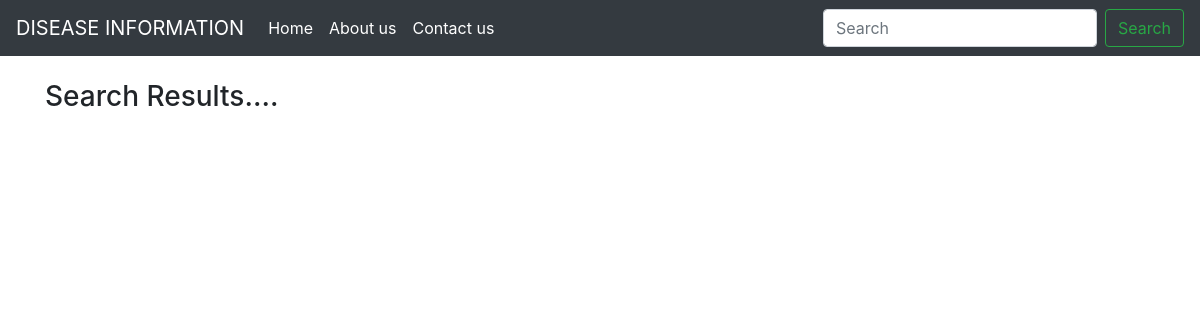
/search?query=cancer, run on an earlier commit of the app's database.
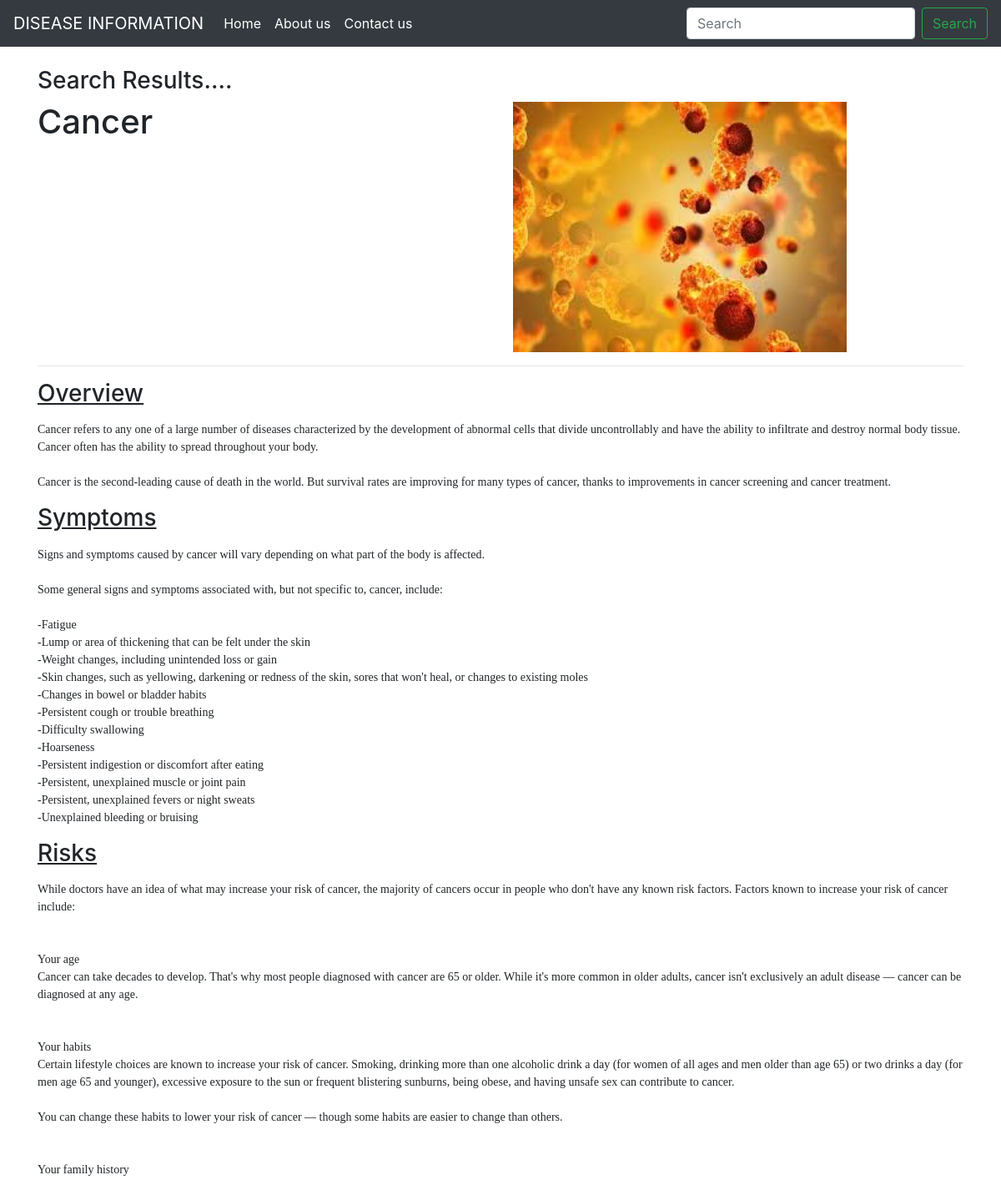
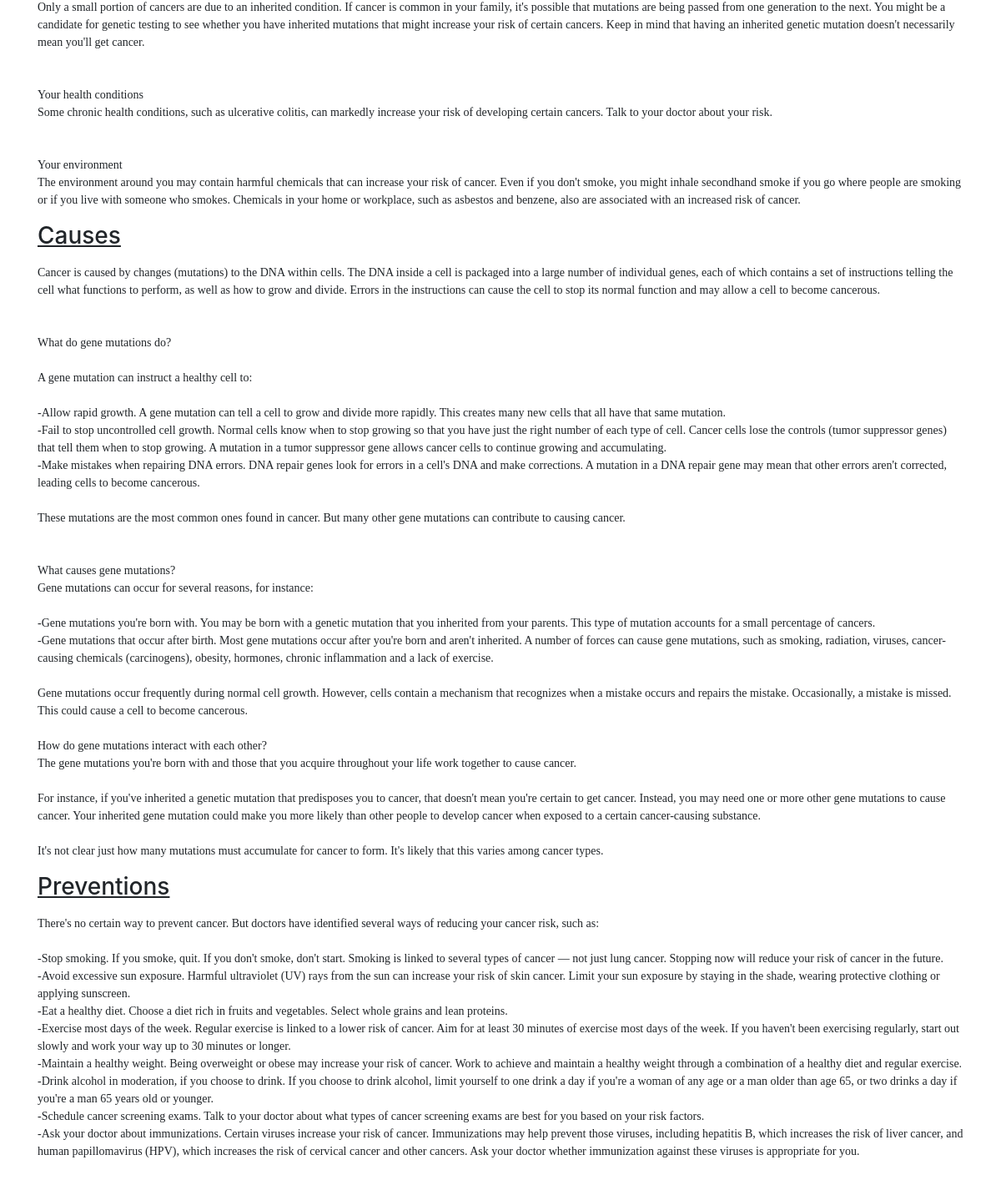
And on a later commit of the database (2 pictures, top to bottom).
### home/models.py (models this page shows, shortened)
class Info(models.Model):
    name=models.CharField(max_length=50)
    overview=models.TextField()
    symptoms=models.TextField()
    risk=models.TextField()
    causes=models.TextField()
    prev=models.TextField()
    img=models.ImageField(default="")
    slug=models.CharField(max_length=130)
    date=models.DateField()

### home/views.py (the view)
# urls.py: path('search',views.search,name="search"),
def search(request):
    query=request.GET['query']
    allInfos=Info.objects.filter(name__icontains=query)
    params={'allInfos': allInfos }
    return render(request,'search.html', params)

### templates/search.html (shortened to what this page needs)
{%extends 'base.html'%}
{%block body%}
<div class="container my-4">
<h3>Search Results....</h3>
    <article class="blog-post">
    {% for Info in allInfos %}
        <div class="row">
            <div class="col-sm-6">
                <h1 class="blog-post-title">{{Info.name}}</h1></div>
            <div class="col-sm"><img src="{{Info.img.url}}" height="300" width="400"></div></div>
<hr>
        <p><h3><u>Overview</u></h3></p>
        <pre style="white-space: pre-wrap; word-break: keep-all;font-family:verdana;">{{Info.overview}}</pre>
        <p><h3><u>Symptoms</u></h3></p>
        <pre style="white-space: pre-wrap; word-break: keep-all;font-family:verdana;">{{Info.symptoms}}</pre>
        <p><h3><u>Risks</u></h3></p>
        <pre style="white-space: pre-wrap; word-break: keep-all;font-family:verdana;">{{Info.risk}}</pre>
        <p><h3><u>Causes</u></h3></p>
        <pre style="white-space: pre-wrap; word-break: keep-all;font-family:verdana;">{{Info.causes}}</pre>
        <p><h3><u>Preventions</u></h3></p>
        <pre style="white-space: pre-wrap; word-break: keep-all;font-family:verdana;">{{Info.prev}}</pre>
      </article>
{% endfor %}
</div>
{%endblock body%}

### templates/base.html (shortened to what this page needs)
<!doctype html>
<html lang="en">
  <head>
    <link rel="stylesheet" href="https://stackpath.bootstrapcdn.com/bootstrap/4.1.3/css/bootstrap.min.css">
  </head>
  <body>
    <nav class="navbar navbar-expand-lg navbar-dark bg-dark">
  <a class="navbar-brand" href="/home">DISEASE INFORMATION</a>
  <div class="collapse navbar-collapse" id="navbarSupportedContent">
    <ul class="navbar-nav mr-auto">
      <li class="nav-item active">
        <a class="nav-link" href="/home">Home <span class="sr-only">(current)</span></a>
      </li>
      <li class="nav-item active">
        <a class="nav-link" href="/about">About us</a>
      </li>
        <li class="nav-item active">
        <a class="nav-link" href="/contact">Contact us</a>
      </li>
    </ul>
    <form class="form-inline my-2 my-lg-0" method="get" action="/search">
      <input class="form-control mr-sm-2" type="search" placeholder="Search" aria-label="Search" name="query" id="query">
      <button class="btn btn-outline-success my-2 my-sm-0" type="submit">Search</button>
    </form>
  </div>
</nav>
    {%block body%}{%endblock body%}
  </body>
</html>

What changed in the data, as far as the page shows it:
added Info: name "Cancer", img (picture), overview "Cancer refers to any one of a large number of diseases characterized by the development of abnormal cells that divide uncontrollably and have the ability to infiltrate and destroy normal body tissue. Cancer often has the ability to spread throughout your body. Cancer is the second-leading cause of death in the world. But survival rates are improving for many types of cancer, thanks to improvements in cancer screening and cancer treatment.", symptoms "Signs and symptoms caused by cancer will vary depending on what part of the body is affected. Some general signs and symptoms associated with, but not specific to, cancer, include: -Fatigue -Lump or area of thickening that can be felt under the skin -Weight changes, including unintended loss or gain -Skin changes, such as yellowing, darkening or redness of the skin, sores that won't heal, or changes to existing moles -Changes in bowel or bladder habits -Persistent cough or trouble breathing -Difficulty swallowing -Hoarseness -Persistent indigestion or discomfort after eating -Persistent, unexplained muscle or joint pain -Persistent, unexplained fevers or night sweats -Unexplained bleeding…", risk "While doctors have an idea of what may increase your risk of cancer, the majority of cancers occur in people who don't have any known risk factors. Factors known to increase your risk of cancer include: Your age Cancer can take decades to develop. That's why most people diagnosed with cancer are 65 or older. While it's more common in older adults, cancer isn't exclusively an adult disease — cancer can be diagnosed at any age. Your habits Certain lifestyle choices are known to increase your risk of cancer. Smoking, drinking more than one alcoholic drink a day (for women of all ages and men older than age 65) or two drinks a day (for men age 65 and younger), excessive exposure to the sun or…", causes "Cancer is caused by changes (mutations) to the DNA within cells. The DNA inside a cell is packaged into a large number of individual genes, each of which contains a set of instructions telling the cell what functions to perform, as well as how to grow and divide. Errors in the instructions can cause the cell to stop its normal function and may allow a cell to become cancerous. What do gene mutations do? A gene mutation can instruct a healthy cell to: -Allow rapid growth. A gene mutation can tell a cell to grow and divide more rapidly. This creates many new cells that all have that same mutation. -Fail to stop uncontrolled cell growth. Normal cells know when to stop growing so that you have…", prev "There's no certain way to prevent cancer. But doctors have identified several ways of reducing your cancer risk, such as: -Stop smoking. If you smoke, quit. If you don't smoke, don't start. Smoking is linked to several types of cancer — not just lung cancer. Stopping now will reduce your risk of cancer in the future. -Avoid excessive sun exposure. Harmful ultraviolet (UV) rays from the sun can increase your risk of skin cancer. Limit your sun exposure by staying in the shade, wearing protective clothing or applying sunscreen. -Eat a healthy diet. Choose a diet rich in fruits and vegetables. Select whole grains and lean proteins. -Exercise most days of the week. Regular exercise is linked to…"
